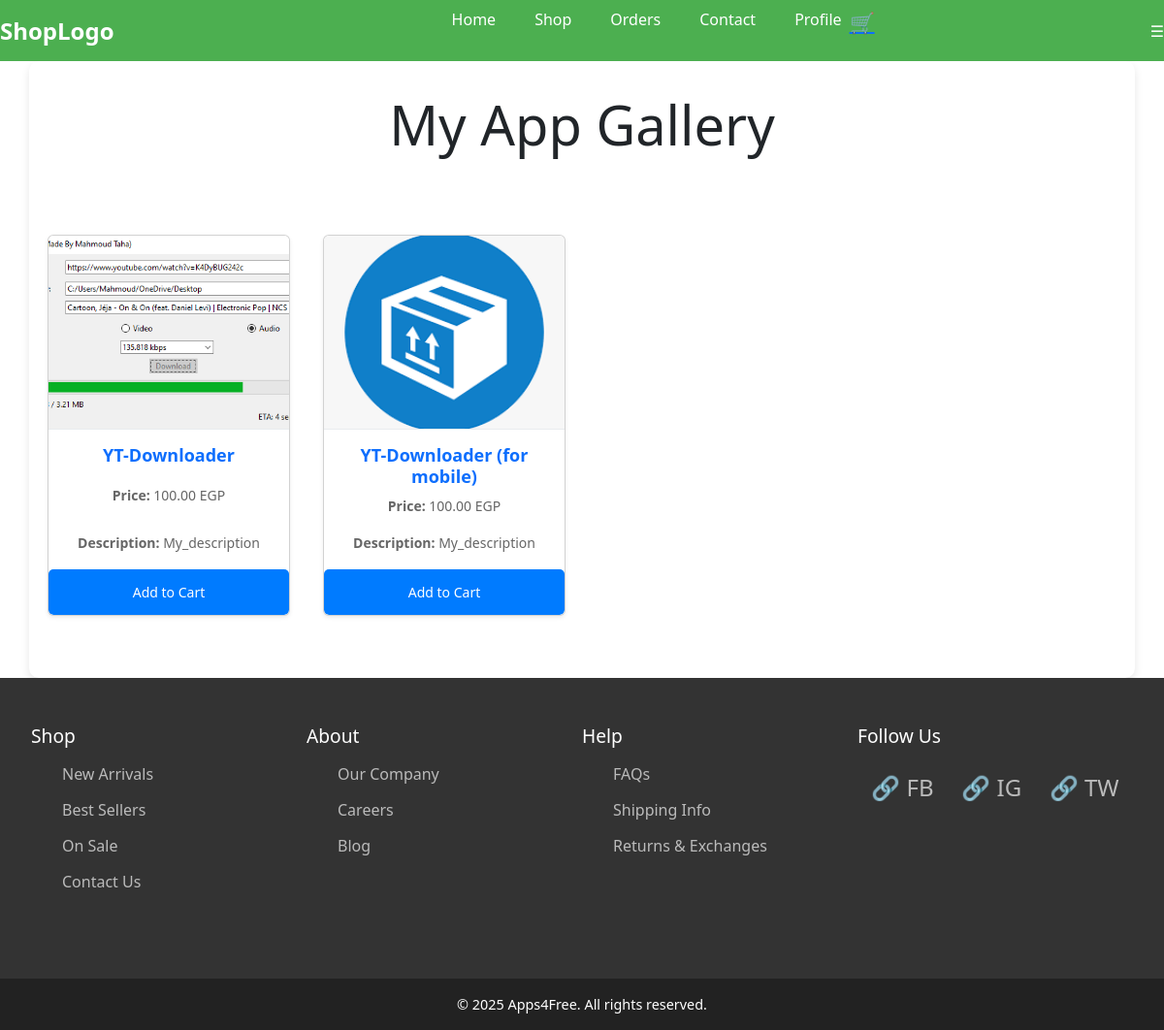
The app's page /shop (signed in) with its own data.
### app/models.py (models this page shows, shortened)
class Product(models.Model):
    name = models.CharField(max_length=30, default='Product_Name')
    description = models.TextField(default='My_description', null=True, blank=True)
    price = models.DecimalField(max_digits=7, decimal_places=2, default=20.00)  # Increased max_digits for flexibility
    activation_period = models.DurationField(default=timedelta(hours=2))  # Duration field to store time
    image = models.ImageField(upload_to='Photos/%y/%m/%d', default='Photos/24/09/17/images.png')
    active = models.BooleanField(default=True)
    category = models.ForeignKey(Category, on_delete=models.PROTECT, null=True, blank=True)
    class Meta:
        verbose_name = 'Product'
        ordering = ['name']

### app/views.py (the view)
# urls.py: path('shop', views.products_view, name='Shop'),
@login_required
def products_view(request):
    try:
        products = Product.objects.all()
    except Exception as e:
        logger.error(f"Error fetching products: {e}")
        messages.error(request, "An error occurred while fetching products. Please try again later.")
        products = []
    return render(request, 'app/shop.html', {'products': products})

### app/templates/app/shop.html (shortened to what this page needs)
{% extends 'base.html' %}
{% block content %}
    <div class="text-center mb-5">
        <h1 class="display-4">My App Gallery</h1>
    </div>
    <div class="products-wrapper">
        {% for product in products %}
            {% if product.active %}
            <div class="product-card card shadow-sm">
                <img class="card-img-top" src="{{ product.image.url }}" alt="product image" style="height: 200px; object-fit: cover;">
                <div class="card-body">
                    <h5 class="card-title text-primary">{{ product.name }}</h5>
                    <p class="card-text"><strong>Price: </strong>{{ product.price }} EGP</p>
                    <p class="card-text"><strong>Description: </strong>{{ product.description }}</p>
                </div>
                <form action="{% url 'AddtoCart' product.id %}" method="POST">
                    <button class="btn btn-buy">Add to Cart</button>
                </form>
            </div>
            {% endif %}
        {% endfor %}
    </div>
{% endblock %}

### Project/static/css/style.css (style rules this page uses)
* { margin: 0; padding: 0; box-sizing: border-box; }
html, body { width: 100%; min-height: 100%; display: flex; flex-direction: column; align-items: stretch; }
body { font-family: 'Segoe UI', Tahoma, Geneva, Verdana, sans-serif; background-color: #f4f6f8; }
.btn { display: inline-block; padding: 10px 20px; font-size: 16px; color: #fff; background-color: #007bff; border-radius: 8px; border: none; cursor: pointer; transition: background-color 0.3s ease; }
.btn-buy { background-color: #4CAF50; display: inline-block; padding: 10px 20px; font-size: 16px; color: #fff; border-radius: 8px; border: none; cursor: pointer; transition: background-color 0.3s ease; }
.products-wrapper { display: grid; grid-template-columns: repeat(4, 1fr); gap: 20px; padding: 2rem 0; justify-items: center; }
.product-card { background-color: #fff; border-radius: 12px; overflow: hidden; box-shadow: 0 4px 12px rgba(0, 0, 0, 0.05); transition: transform 0.3s, box-shadow 0.3s ease; max-width: 250px; width: 100%; display: flex; flex-direction: column; }
.product-card img { width: 100%; height: 200px; object-fit: cover; border-bottom: 1px solid #e9ecef; }
.product-card .card-body { padding: 1rem; display: flex; flex-direction: column; justify-content: space-between; flex-grow: 1; }
.product-card .card-title { font-size: 18px; color: #007bff; font-weight: 600; margin-bottom: 0.5rem; text-align: center; }
.product-card .card-text { font-size: 14px; color: #666; margin-bottom: 1rem; text-align: center; }
.product-card .btn { padding: 0.75rem; background-color: #007bff; color: #fff; text-align: center; border-radius: 5px; font-size: 14px; cursor: pointer; transition: background-color 0.3s ease; width: 100%; margin-top: auto; }
h1, h2, h3, h4, h5, h6 { color: #333; margin-bottom: 1rem; font-weight: 600; }
p { color: #666; line-height: 1.6; margin-bottom: 1rem; }

### records on screen
Product: image (picture), name "YT-Downloader", price "100.00", description "My_description"
Product: image (picture), name "YT-Downloader (for mobile)", price "100.00", description "My_description"
